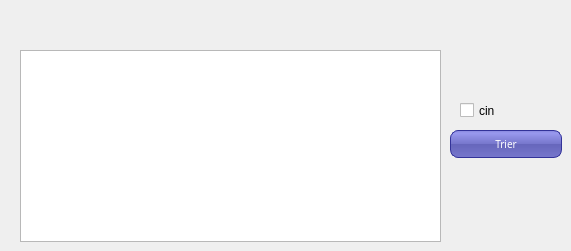
      <widget class="QWidget" name="tab_13">
       <attribute name="title">
        <string>trier patient</string>
       </attribute>
       <widget class="QCheckBox" name="cin">
        <property name="geometry">
         <rect>
          <x>460</x>
          <y>100</y>
          <width>81</width>
          <height>21</height>
         </rect>
        </property>
        <property name="text">
         <string>cin</string>
        </property>
       </widget>
       <widget class="QTableView" name="tabpatienttrier">
        <property name="geometry">
         <rect>
          <x>20</x>
          <y>50</y>
          <width>421</width>
          <height>192</height>
         </rect>
        </property>
       </widget>
       <widget class="QPushButton" name="trierpatient">
        <property name="geometry">
         <rect>
          <x>450</x>
          <y>130</y>
          <width>112</width>
          <height>28</height>
         </rect>
        </property>
        <property name="font">
         <font>
          <family>MS Reference Sans Serif</family>
          <pointsize>-1</pointsize>
          <weight>50</weight>
          <italic>false</italic>
          <bold>false</bold>
         </font>
        </property>
        <property name="styleSheet">
         <string notr="true">QPushButton {
color: white;
background-color: QLinearGradient( x1: 0, y1: 0, x2: 0, y2: 1, stop: 0 #88d, stop: 0.1 #99e, stop: 0.49 #77c, stop: 0.5 #66b, stop: 1 #77c);
border-width: 1px;
border-color: #339;
border-style: solid;
border-radius: 8;
padding: 3px;
font-size: 10px;
padding-left: 5px;
padding-right: 5px;
min-width: 100px;
max-width: 100px;
min-height: 20px;
max-height: 20px;
}</string>
        </property>
        <property name="text">
         <string>Trier</string>
        </property>
       </widget>
      </widget>
